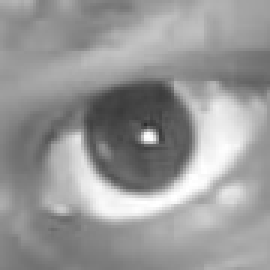
#> input picture debug_eye.jpg, 90 x 90 px (shown 3 times larger)
$ python -i iris_recognition.py   (imports and definitions only)   (older library calls are emulated)
#> lines starting #> are read from the running program, lines starting #| are printed output that depends on the picture; after the words box and inside, x2 and y2 are one past the last pixel; in counts of white or black regions, pixels touching at a corner belong together
#> further down, picture is the input picture: shape (90, 90, 3); min 45, max 255, mean 152
"""
Iris Recognition System — PC Version
======================================
Hardware : PC webcam (camera index 0)
Algorithm: Haar eye detection → Hough iris circle → Gabor IrisCode → Hamming match
Database : Local JSON file (iris_db.json)

Controls (OpenCV window must be focused):
    Q  — quit
    R  — cancel current prompt, scan again

After every capture the terminal asks you what to do:
    • If a match is found   → confirm it's correct, or register as someone else
    • If no match is found  → enter a name to register, or skip
"""

import cv2
import numpy as np
import json
import os
import time

def hamming(a, b):
    """Hamming distance between two equal-length bit arrays (0.0 – 1.0)."""
    return np.mean(a != b)

# ──────────────────────────────────────────────────────────
#  SETTINGS
# ──────────────────────────────────────────────────────────
CAMERA_INDEX    = 0        # 0 = default webcam; try 1 or 2 if wrong camera
DB_FILE         = "iris_db.json"
MATCH_THRESHOLD = 0.18     # Hamming distance; lower = stricter
STABLE_SECONDS  = 2.0      # hold still before capture
MIN_IRIS_RADIUS = 18
MAX_IRIS_RADIUS = 80


# ──────────────────────────────────────────────────────────
#  DATABASE
# ──────────────────────────────────────────────────────────
# [5 lines left out: function db_load, not called in this run]

def db_save(db):
    with open(DB_FILE, "w") as f:
        json.dump(db, f, indent=2)

MAX_SAMPLES = 3  # max iris samples stored per person

# [13 lines left out: function db_register, not called in this run]

def db_list_names(db):
    return sorted(db.keys())


# ──────────────────────────────────────────────────────────
#  IRIS DETECTION
# ──────────────────────────────────────────────────────────
EYE_CASCADE = cv2.CascadeClassifier(
    cv2.data.haarcascades + "haarcascade_eye.xml"
)

def detect_iris(frame):

    gray = cv2.cvtColor(
        frame,
        cv2.COLOR_BGR2GRAY
    )

    clahe = cv2.createCLAHE(
        clipLimit=2.5,
        tileGridSize=(8, 8)
    )

    enhanced = clahe.apply(gray)
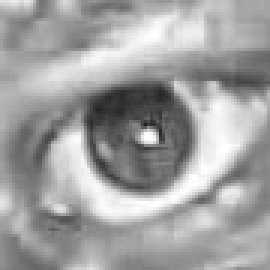
#> enhanced: shape (90, 90) (shown 3 times larger); min 35, max 255, mean 161

    eyes = EYE_CASCADE.detectMultiScale(
        enhanced,
        scaleFactor=1.1,
        minNeighbors=3,
        minSize=(40, 40)
    )
#> eyes = [[5, 14, 61, 61]]

    if len(eyes) == 0:
        return (None, None, None)

    # ---------------------------------
    # ALWAYS USE SAME EYE SIDE
    # ---------------------------------

    eyes = sorted(
        eyes,
        key=lambda e: e[0]
    )

    # LEFT EYE
    ex, ey, ew, eh = eyes[0]
#> ex = 5; ey = 14; ew = 61; eh = 61

    # ---------------------------------
    # PADDING
    # ---------------------------------

    pad = 15

    x1_eye = max(ex - pad, 0)
#> x1_eye = 0
    y1_eye = max(ey - pad, 0)
#> y1_eye = 0

    x2_eye = min(
        ex + ew + pad,
        frame.shape[1]
    )
#> x2_eye = 81

    y2_eye = min(
        ey + eh + pad,
        frame.shape[0]
    )
#> y2_eye = 90

    eye_roi = frame[
        y1_eye:y2_eye,
        x1_eye:x2_eye
    ]
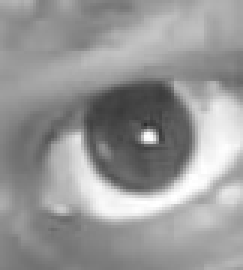
#> eye_roi: shape (90, 81, 3) (shown 3 times larger); min 45, max 255, mean 151.6

    if eye_roi.size == 0:
        return (None, None, None)

    # ---------------------------------
    # RESIZE FOR PROCESSING
    # ---------------------------------

    eye_input = cv2.resize(
        eye_roi,
        (90, 90)
    )
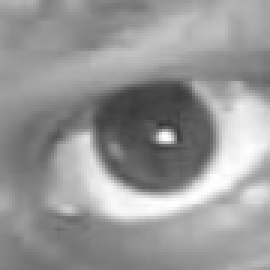
#> eye_input: shape (90, 90, 3) (shown 3 times larger); min 52, max 255, mean 151.6

    gray_eye = cv2.cvtColor(
        eye_input,
        cv2.COLOR_BGR2GRAY
    )

    gray_eye = clahe.apply(gray_eye)
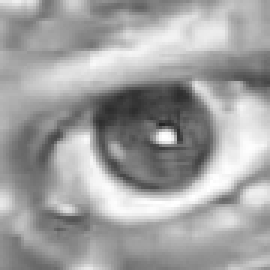
#> gray_eye: shape (90, 90) (shown 3 times larger); min 36, max 255, mean 161

    # ---------------------------------
    # HOUGH IRIS DETECTION
    # ---------------------------------

    circles = cv2.HoughCircles(
        gray_eye,
        cv2.HOUGH_GRADIENT,
        dp=1,
        minDist=30,
        param1=50,
        param2=18,
        minRadius=15,
        maxRadius=40
    )
#> circles = [[51.5, 38.5, 37.2], [24.5, 57.5, 23.8], [58.5, 68.5, 19.4]]

    if circles is None:
        return (None, None, None)

    circles = np.round(
        circles[0]
    ).astype(int)
#> circles = [[52, 38, 37], [24, 58, 24], [58, 68, 19]]

    cx, cy, r = max(
        circles,
        key=lambda c: c[2]
    )
#> cx = 52; cy = 38; r = 37

    # ---------------------------------
    # CIRCULAR CROP
    # ---------------------------------

    x1 = max(cx - r, 0)
#> x1 = 15
    y1 = max(cy - r, 0)
#> y1 = 1

    x2 = min(cx + r, gray_eye.shape[1])
#> x2 = 89
    y2 = min(cy + r, gray_eye.shape[0])
#> y2 = 75

    iris = gray_eye[y1:y2, x1:x2]

    if iris.size == 0:
        return (None, None, None)

    # ---------------------------------
    # NORMALIZE SIZE
    # ---------------------------------

    iris = cv2.resize(
        iris,
        (64, 64)
    )
#> iris: shape (64, 64)

    # ---------------------------------
    # CIRCULAR MASK
    # ---------------------------------

    mask_circle = np.zeros(
        iris.shape[:2],
        dtype=np.uint8
    )

    circle_center = (
        iris.shape[1] // 2,
        iris.shape[0] // 2
    )
#> circle_center = (32, 32)

    circle_radius = min(
        iris.shape[:2]
    ) // 2
#> circle_radius = 32

    cv2.circle(
        mask_circle,
        circle_center,
        circle_radius,
        255,
        -1
    )
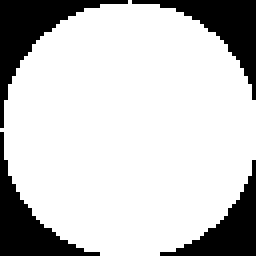
#> mask_circle: shape (64, 64) (shown 4 times larger); 78.3% white; 4 black regions, box (x1, y1, x2, y2) and area: (0, 0, 32, 32) 254, (33, 0, 64, 25) 222, (0, 33, 25, 64) 222, (40, 40, 64, 64) 191

    iris = cv2.bitwise_and(
        iris,
        iris,
        mask=mask_circle
    )
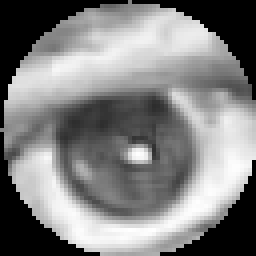
#> iris: shape (64, 64) (shown 4 times larger); min 0, max 255, mean 128.7

    # ---------------------------------
    # FINAL CLAHE
    # ---------------------------------

    iris = clahe.apply(iris)
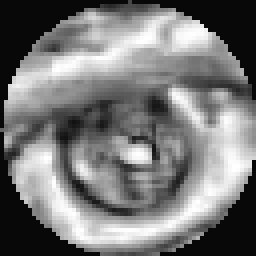
#> iris: shape (64, 64) (shown 4 times larger); min 6, max 255, mean 120.3


    return iris, (cx, cy), r


# ──────────────────────────────────────────────────────────
#  FEATURE EXTRACTION
# ──────────────────────────────────────────────────────────
_GABOR_KERNELS = [
    cv2.getGaborKernel(
        (11, 11), sigma=3.0,
        theta=np.deg2rad(t), lambd=8.0,
        gamma=0.5, psi=np.deg2rad(p),
        ktype=cv2.CV_32F
    )
    for t in [0, 45, 90, 135]
    for p in [0, 90]
]

# [21 lines left out: function extract_code, not called in this run]
# [1 line not run here, left out]


# ──────────────────────────────────────────────────────────
#  MATCHING
# ──────────────────────────────────────────────────────────
def _to_bits(h):
    return np.unpackbits(np.frombuffer(bytes.fromhex(h), dtype=np.uint8)).astype(np.float64)

# [24 lines left out: function match_all, not called in this run]


# ──────────────────────────────────────────────────────────
#  TERMINAL PROMPT
# ──────────────────────────────────────────────────────────
# Sentinel returned by prompt_user when user types Q to quit
QUIT_SENTINEL = "__QUIT__"

# [126 lines left out: functions _ask, prompt_user, _pick_existing, not called in this run]


# ──────────────────────────────────────────────────────────
#  UI HELPERS
# ──────────────────────────────────────────────────────────
YELLOW = (0, 200, 255)
DARK   = (20, 20, 20)

# [139 lines left out: functions draw_ring, draw_label, draw_hud, main, not called in this run]


# [2 lines not run here, left out]

>>> import cv2
>>> picture = cv2.imread('debug_eye.jpg')
>>> result = detect_iris(picture)
